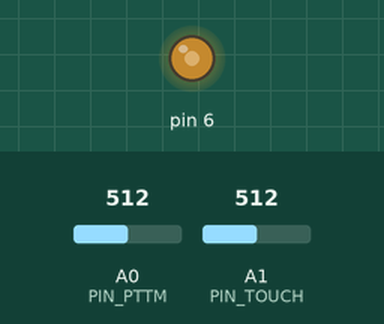
Simulated run of this sketch. Board: Arduino Uno, built with avr-gcc and run on an emulated ATmega328P. Shown: output pins drawn as LEDs (lit = HIGH). Inputs (shaded band) come from the test bench; at power-on: A0 (PIN_PTTM) = 512, A1 (PIN_TOUCH) = 512.

Above: at 1.5 s.
1.6 s: A0 (PIN_PTTM) set to 716
At 3.3 s:
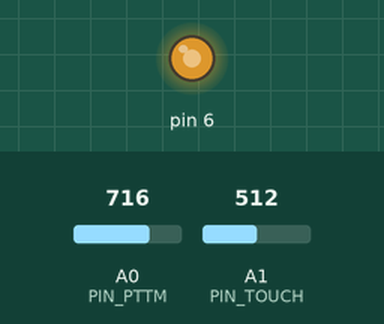
3.6 s: A0 (PIN_PTTM) set to 900
At 4.8 s:
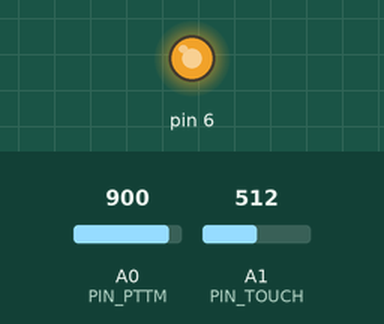
5.1 s: A0 (PIN_PTTM) set to 122
At 6.9 s:
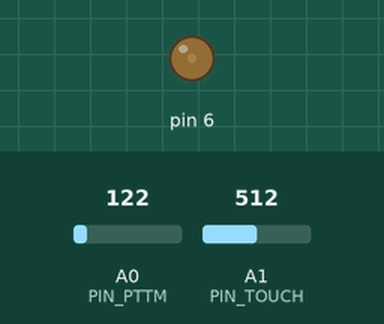
7.2 s: A0 (PIN_PTTM) set to 0
At 8.4 s:
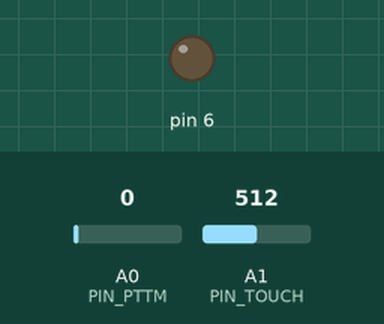
8.7 s: A0 (PIN_PTTM) set to 511
At 10.4 s:
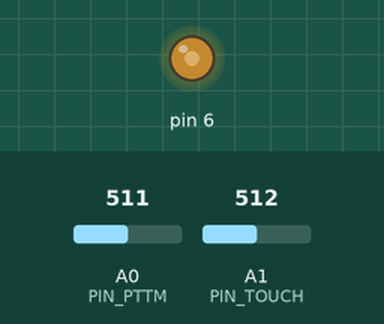
Timing chart, 0 to 11.9 s (numbered marks = the images above; inputs shaded):
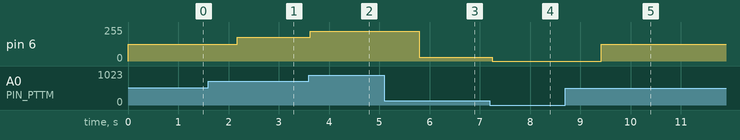

The sketch:

lab_1.ino
```cpp
#include <Arduino.h>
#define PIN_PTTM 0
#define PIN_TOUCH 1

int blink_rate = 1000;

void setup() {
}
int remap_touch (int val) {
  // Remap to a value of 75 to 450
  int max = 1023, min = 0;
  double output = (double)(val - min)/ (max - min) * (450 - 75);
  return (int)output + 75;
}
int remap (int val) {
  // Remap to a value of 0 to 255
  double temp = val/1023.0;
  temp *= 255.0;
  return (int)temp;
}
void blink_led(unsigned pinnum) {
  digitalWrite(pinnum, HIGH); // Set digital I/O pin to a 1
  delay(blink_rate); // Delay
  digitalWrite(pinnum, LOW); // Set digital I/O pin to a 0
  delay(blink_rate); // Delay
}
void loop() {
  int val, touch;
  // read potentiometer's value
  val = analogRead(PIN_PTTM);

  touch = analogRead(PIN_TOUCH);
  blink_rate = remap_touch(touch);
  val = remap(val);

  analogWrite(6, val);
  blink_led (7);
  delay(200);
}
```

Measured:
- after the input at 1.6 s, pin 6: 127/255 → 178/255 after 0.57 s
- after the input at 3.6 s, pin 6: 178/255 → 224/255 at once
- after the input at 5.1 s, pin 6: 224/255 → 30/255 after 0.70 s
- after the input at 7.2 s, pin 6: 30/255 → 0/255 at once
- after the input at 8.7 s, pin 6: 0/255 → 127/255 after 0.72 s
